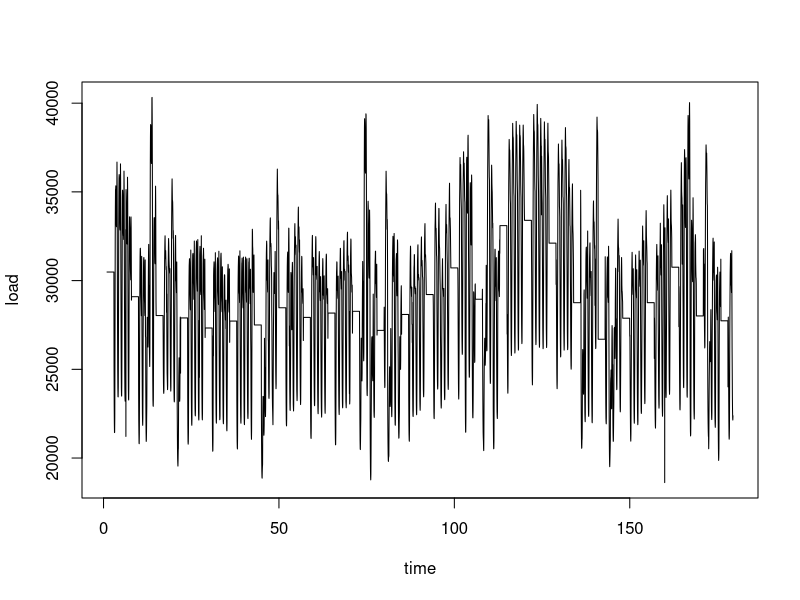
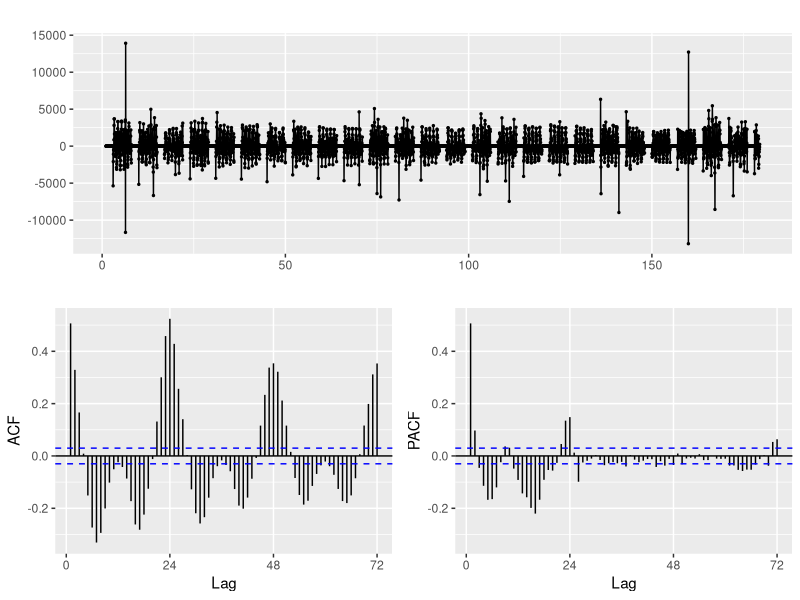
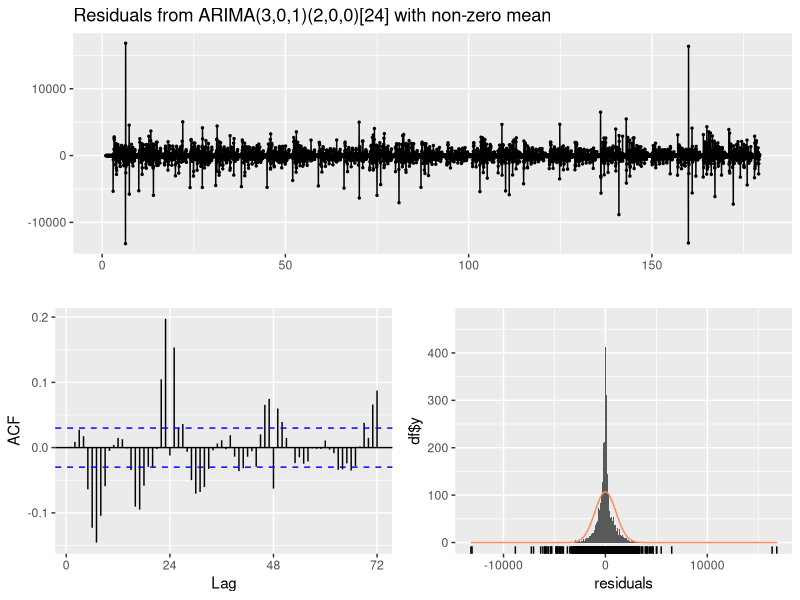
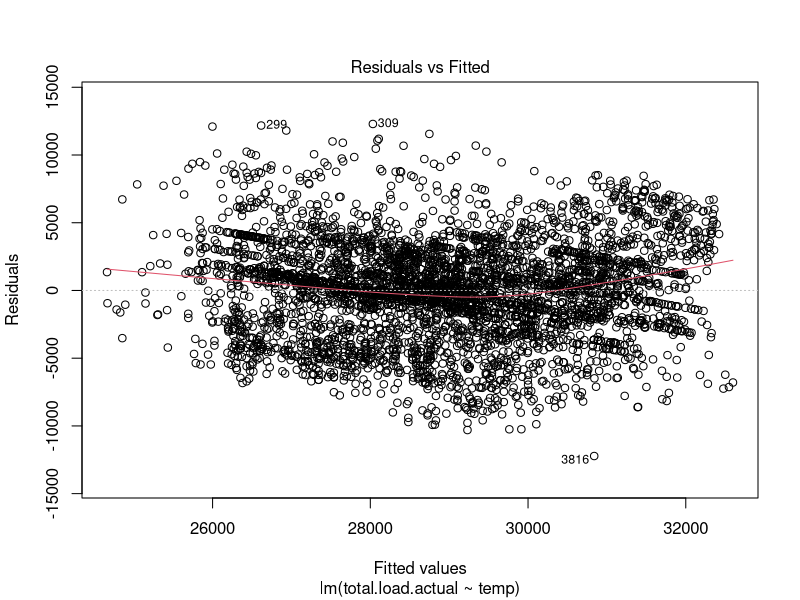
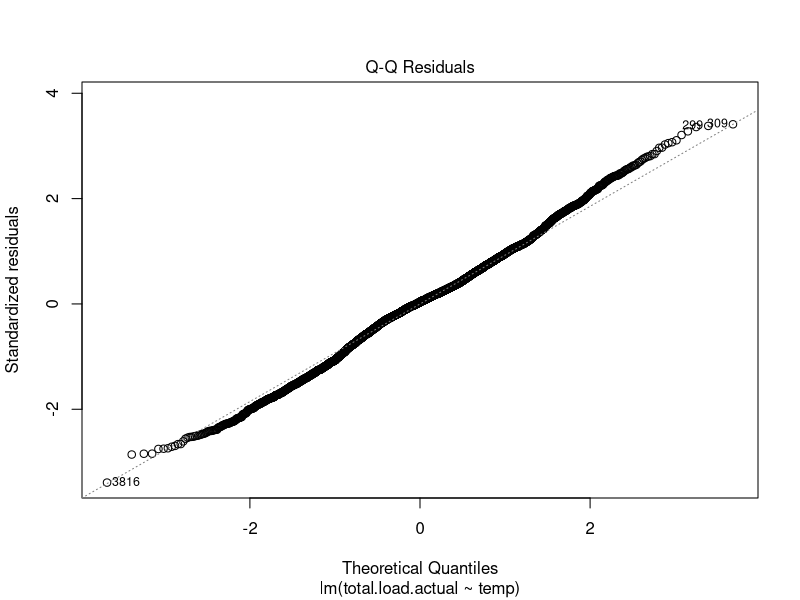
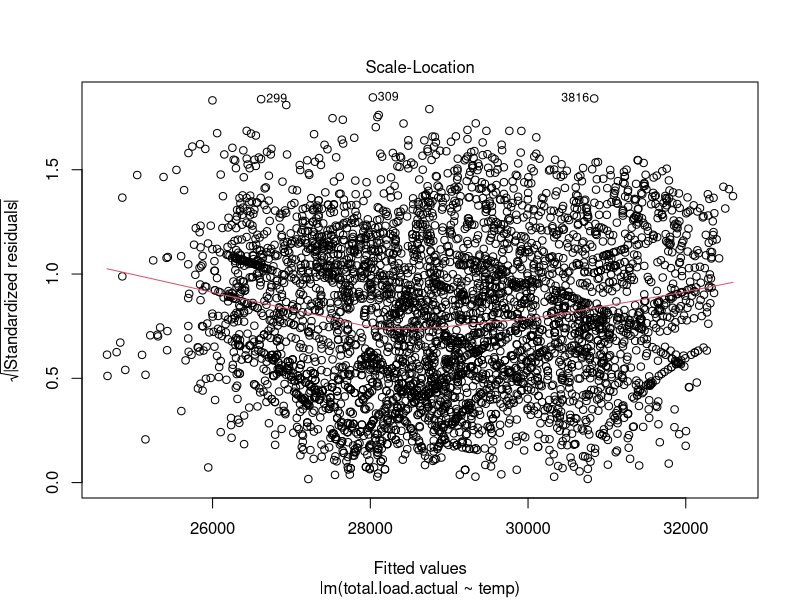
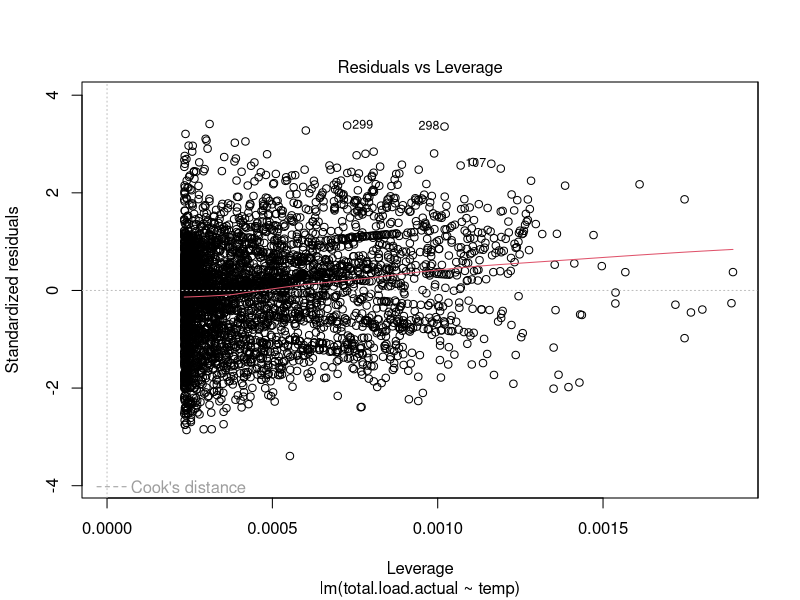

Write R code to recreate these figures, in order. (Note: a time limit stopped this script after it produced the figures.)
## ---- chunk 1
knitr::opts_chunk$set(echo = TRUE)
set.seed(5400)
## ---- chunk 2
#import libraries
library(forecast)

# read in energy/weather data
# ew.df = energy weather data frame
setwd("put your file path or use githyb file path")
ew.df = read.csv('./energy_weather_data.csv')

# test data
ew.df.test = ew.df[(4427-143):4427,]

# training data; decided to just remove test data, rather than replace with an average response
ew.df.train = ew.df[-(4427-143):-4427,]

# first model only needs the datetime and actual load data, not temp or anything else
ew.df.train.load = ew.df.train[,c(1,3)]
ew.df.test.load = ew.df.test[,c(1,3)]

# create time series versions of data sets with hourly frequency
ew.df.train.load.ts = ts(ew.df.train.load$total.load.actual, frequency=24)
ew.df.test.load.ts = ts(ew.df.test.load$total.load.actual, frequency=24)
## ---- chunk 3
# visualization of load data
plot(ew.df.train.load.ts, type='l', xlab='time', ylab='load')

# looking to make an 'arima' model of the data = Auto-Regressive Integrated Moving Average
# Forecast library contains a lot of convienent methods
# ggtsdisplay plots the times series with ACF and PACF graphs
# the base data does have changing variance, so we'll plot it with one difference
# plot with 1 difference below
ts.diff = diff(ew.df.train.load.ts)

ggtsdisplay(ts.diff)

# data is cleary stationary now: mean, varaince, and autocorrelation don't change over time
# ACF = ts correlation with lagged version of itself; starts at lag 0 == correlation with itself => 1
# PACF = additional correlation explained by each successive lag term
# anything outside blue area = 95% significance threshold
# ACF plot has several significant lags, but when we check the PACF we see that it's primarily lag=1 that is
#   significant
# Thus, lag 1 should be sufficient. And if we run the 'auto.arima' function below, it'll calculate the best result for us

if (!exists('arima.res.auto')) {
  arima.res.auto = auto.arima(ts.diff)
}
arima.res.auto
checkresiduals(arima.res.auto)

# We get ARIMA(1,0,1)(2,0,0) with zero mean
# unfortunately we still have correlation in our data; this is the best we can do, it seems, so our result
#   isn't gonna be super conclusive compared to the original paper
## ---- chunk 4
# basic regression and qq plot comparison indicates it's a fairly linear relationship, so don't need
#   to use a different model
plot(lm(total.load.actual ~ temp, ew.df.train))

# can include regression in auto.arima with the 'xreg' parameter
aa.x = auto.arima(ts.diff, xreg=ew.df.train[1:4282,6])
aa.x

## ---- chunk 5
#we dont have our own generator data so we are just using the same information that 
#they used in the paper, this table is exactly what they claimed to use for generators

costUnserved <- 135

generatorDf <- data.frame(
  capacity = c(
    400, 400,
    350,
    rep(150, 4),
    150, 150,
    rep(200, 3),
    rep(100, 3),
    50,
    100
  ),
  mttf = c(
    1100, 1100,
    1150,
    rep(960, 4),
    1960, 1960,
    rep(950, 3),
    rep(1200, 3),
    2940,
    450
  ),
  mttr = c(
    150, 150,
    100,
    rep(40, 4),
    40, 40,
    rep(50, 3),
    rep(50, 3),
    60,
    50
  ),
  cost = c(
    6.00, 6.00,
    11.40,
    rep(11.40, 4),
    14.40, 14.40,
    rep(22.08, 3),
    rep(23.00, 3),
    27.60,
    43.50
  )
)
## ---- chunk 6
#function that creates the generator objects
buildGenerators <- function(generatorDf, dt = 1) {
  genList <- vector("list", nrow(generatorDf))
  
  for (i in seq_len(nrow(generatorDf))) {
    capacity <- generatorDf$capacity[i]
    mttf     <- generatorDf$mttf[i]
    mttr     <- generatorDf$mttr[i]
    cost     <- generatorDf$cost[i]
    
    lambda   <- 1 / mttf
    mu       <- 1 / mttr
    rateSum  <- lambda + mu
    
    piUp   <- mu / rateSum
    piDown <- 1 - piUp
    
    e      <- exp(-rateSum * dt)
    pUpUp  <- piUp   + piDown * e
    pUpDown <- 1 - pUpUp
    pDownDown <- piDown + piUp * e
    pDownUp   <- 1 - pDownDown
    
    transMat <- matrix(
      c(pUpUp,    pUpDown,
        pDownUp,  pDownDown),
      nrow = 2, byrow = TRUE
    )
    
    genList[[i]] <- list(
      capacity = capacity,
      cost     = cost,
      piUp     = piUp,
      transMat = transMat
    )
  }
  
  genList
}

generators <- buildGenerators(generatorDf, dt = 1)
## ---- chunk 7
simulateGeneratorScenarios <- function(generators, horizonHours, numScenarios) {
  # Returns a list of length numScenarios; each element is a logical matrix:
  # rows = generators, cols = hours, TRUE = up
  
  numGens <- length(generators)
  scenarioList <- vector("list", numScenarios)
  
  for (q in seq_len(numScenarios)) {
    stateMat <- matrix(FALSE, nrow = numGens, ncol = horizonHours)
    
    for (g in seq_len(numGens)) {
      gen     <- generators[[g]]
      piUp    <- gen$piUp
      transMat <- gen$transMat
      upNow <- runif(1) < piUp
      stateIndex <- if (upNow) 1L else 2L
      
      for (t in seq_len(horizonHours)) {
        stateMat[g, t] <- (stateIndex == 1L)
        probs <- transMat[stateIndex, ]
        stateIndex <- sample(1:2, size = 1, prob = probs)
      }
    }
    
    scenarioList[[q]] <- stateMat
  }
  
  scenarioList
}

## ---- chunk 8
costUnserved <- 135
#here is a functiont that grabs the cheapest generator and uses it for power
#this is the same thing they do in the paper and is a good function for recreating the paper
computeCostForPath <- function(loadVec, genStates, generators,
                               costUnserved = NULL,
                               dt = 1) {
  if (is.null(costUnserved)) {
    costUnserved <- get("costUnserved", envir = .GlobalEnv)
  }
  # loadVec: numeric length T (MW)
  # genStates: logical matrix [numGens x T], TRUE = up
  
  horizonHours <- length(loadVec)
  numGens <- length(generators)
  
  # merit order: cheapest to most expensive
  genCosts <- vapply(generators, function(g) g$cost, numeric(1))
  orderIdx <- order(genCosts)
  
  totalCost <- 0
  
  for (t in seq_len(horizonHours)) {
    demand    <- loadVec[t]
    remaining <- demand
    
    for (idx in orderIdx) {
      if (!genStates[idx, t]) next  # checks the gen status if down or not
      
      capacity <- generators[[idx]]$capacity
      cost     <- generators[[idx]]$cost
      
      if (remaining <= 0) break
      
      genPower <- min(capacity, remaining)
      energyMWh <- genPower * dt
      totalCost <- totalCost + energyMWh * cost
      remaining <- remaining - genPower
    }
    
    if (remaining > 0) {
      totalCost <- totalCost + remaining * dt * costUnserved
    }
  }
  totalCost
}
## ---- chunk 9
monteCarloProductionCost <- function(loadPaths, generators,
                                     numScenarios = 300) {
  # loadPaths: matrix [numPaths x horizonHours]
  # returns a list:
  #   $costs        : matrix [numPaths x numScenarios]
  #   $genScenarios: list of generator state matrices
  
  loadMat <- as.matrix(loadPaths)
  numPaths <- nrow(loadMat) #this is the Ul from the paper
  horizonHours <- ncol(loadMat) # this is Sq from the paper
  
  genScenarios <- simulateGeneratorScenarios(
    generators,
    horizonHours = horizonHours,
    numScenarios = numScenarios
  )
  
  costs <- matrix(NA_real_, nrow = numPaths, ncol = numScenarios)
  
  for (p in seq_len(numPaths)) {
    loadVec <- loadMat[p, ]
    for (s in seq_len(numScenarios)) {
      genStates <- genScenarios[[s]]
      costs[p, s] <- computeCostForPath(
        loadVec = loadVec,
        genStates = genStates,
        generators = generators
      )
    }
  }
  
  list(costs = costs, genScenarios = genScenarios)
}
## ---- chunk 10
#pick a day to focus on as the paper also picks a few specific days to focus on

testStartIndex <- 1          # first hour in ew.df.test
testEndIndex   <- 24         # 24th hour (so one total day, may be worth trying a larger time period?)

loadTestVec  <- ew.df.test$total.load.actual[testStartIndex:testEndIndex]
tempTestVec  <- ew.df.test$temp[testStartIndex:testEndIndex]
horizonHours <- length(loadTestVec)
## ---- chunk 11
#model 1 without temp

loadModel1 <- auto.arima(ew.df.train.load.ts)
## ---- chunk 12
# Model 2, this one was difficult to make work so there is lots of AI help on this part

tempTrain    <- ew.df.train$temp
coolingTrain <- pmax(tempTrain - 65, 0)  # (temp - 65)+

regFit <- lm(
  total.load.actual ~ temp + cooling,
  data = data.frame(
    total.load.actual = ew.df.train$total.load.actual,
    temp    = tempTrain,
    cooling = coolingTrain
  )
)

# ----- Fit AR(1) on regression residuals -----

residTs    <- ts(regFit$residuals, frequency = 24)
residModel <- Arima(residTs, order = c(1, 0, 0))
## ---- chunk 13
# this is a base model with no load uncertainty, it only has the generator function unscertainty
simulateLoadPathsModel0 <- function(loadVec, numPaths) {
  #rep the same loadVec numPaths times as rows of a matrix
  matrix(rep(loadVec, each = numPaths), nrow = numPaths)
}
## ---- chunk 14
# This model is the 1st model without temp and has load pahts factored into this model
simulateLoadPathsModel1 <- function(loadModel, horizonHours, numPaths) {
  # Each column of replicate() is one simulated path from the ARIMA model
  pathMatrix <- replicate(
    numPaths,
    as.numeric(simulate(loadModel, nsim = horizonHours))
  )
  
  # We want paths as rows, so transpose
  t(pathMatrix)
}
## ---- chunk 15
#Here is model 2 with temp factored in
simulateLoadPathsModel2 <- function(regFit, residModel,
                                    tempFuture, numPaths) {
  horizonHours   <- length(tempFuture)
  coolingFuture  <- pmax(tempFuture - 65, 0)
  
  # Design matrix for intercept, temp, cooling
  designMat <- cbind(
    1,
    tempFuture,
    coolingFuture
  )
  beta <- coef(regFit)
  beta[is.na(beta)] <- 0
  
  # Deterministic regression mean for each hour
  regMean <- as.numeric(designMat %*% beta)
  
  # Quick sanity check for debugging
  cat("anyNA(regMean):", anyNA(regMean), "\n")
  cat("head(regMean):", head(regMean), "\n")
  
  # Simulate residuals and add regression mean
  pathMatrix <- replicate(
    numPaths,
    regMean + as.numeric(simulate(residModel, nsim = horizonHours))
  )
  
  t(pathMatrix)
}
## ---- chunk 16
numPaths     <- 300  # L
numScenarios <- 300  # Q


#simulate load paths
loadPaths0 <- simulateLoadPathsModel0(loadTestVec, numPaths)
loadPaths1 <- simulateLoadPathsModel1(loadModel1, horizonHours, numPaths)
loadPaths2 <- simulateLoadPathsModel2(regFit, residModel, tempTestVec, numPaths)


#run the monte carlo
mc0 <- monteCarloProductionCost(loadPaths0, generators, numScenarios = numScenarios)
mc1 <- monteCarloProductionCost(loadPaths1, generators, numScenarios = numScenarios)
mc2 <- monteCarloProductionCost(loadPaths2, generators, numScenarios = numScenarios)
## ---- chunk 17
#variable outcomes
varianceComponents <- function(costMatrix) {
  numPaths     <- nrow(costMatrix)
  numScenarios <- ncol(costMatrix)
  dfLong <- data.frame(
    cost     = as.vector(costMatrix),
    loadPath = factor(rep(1:numPaths, each = numScenarios))
  )
  
  # One-way ANOVA: cost ~ loadPath
  aovFit <- aov(cost ~ loadPath, data = dfLong)
  tab    <- summary(aovFit)[[1]]
  
  meanSqLoad <- tab["loadPath", "Mean Sq"]
  meanSqGen  <- tab["Residuals", "Mean Sq"]
  
  varGen  <- meanSqGen
  varLoad <- (meanSqLoad - meanSqGen) / numScenarios
  if (varLoad < 0) varLoad <- 0
  
  varTotal <- varGen + varLoad
  
  list(
    meanSqLoad = meanSqLoad,
    meanSqGen  = meanSqGen,
    varGen     = varGen,
    varLoad    = varLoad,
    varTotal   = varTotal
  )
}

vc0 <- varianceComponents(mc0$costs)
vc1 <- varianceComponents(mc1$costs)
vc2 <- varianceComponents(mc2$costs)
## ---- chunk 18
#final model outcomes
summarizeMc <- function(costMatrix, vc) {
  meanCost <- mean(costMatrix)
  
  data.frame(
    meanCost = meanCost,
    varTotal = vc$varTotal,
    varLoad  = vc$varLoad,
    varGen   = vc$varGen,
    fracLoad = vc$varLoad / vc$varTotal
  )
}

summary0 <- summarizeMc(mc0$costs, vc0)
summary1 <- summarizeMc(mc1$costs, vc1)
summary2 <- summarizeMc(mc2$costs, vc2)

modelSummary <- rbind(
  Model1 = summary1,
  Model2 = summary2
)

modelSummary
